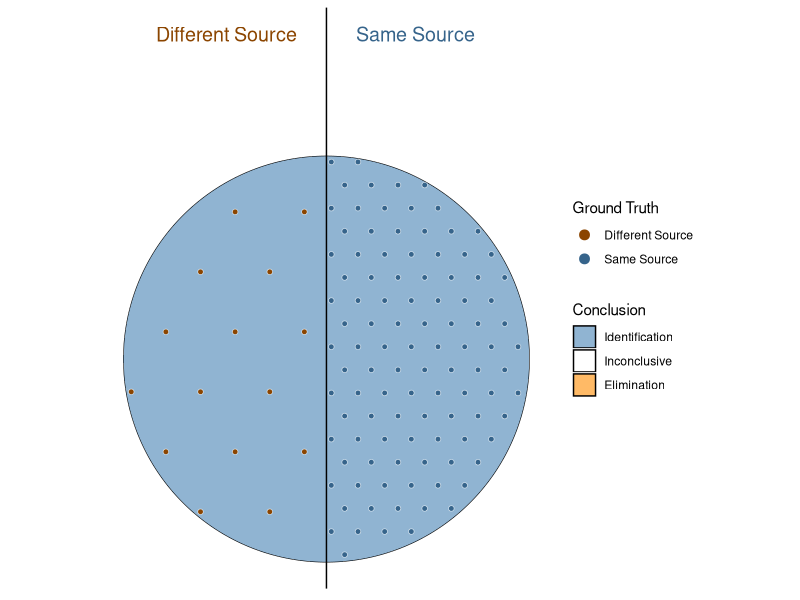

Reproduce this figure in R.
library(sf)
library(tidyverse)

target_plot <- function(a, b, c, d, e, f) {
  N <- a + b + c + d + e + f
  center_cir <- (a + d)/N
  incon_cir <- (a + d + b + e)/N
  
  center_rad2 <- center_cir/pi
  incon_rad2 <- incon_cir/pi
  
  # get positive coordinates, then flip to get other half of the circle
  xcenter <- seq(-sqrt(center_rad2), sqrt(center_rad2), .001)
  ycenter <- sqrt(round(center_rad2 - xcenter^2, 8))
  xincon <- seq(-sqrt(incon_rad2), sqrt(incon_rad2), .001)
  yincon <- sqrt(round(incon_rad2 - xincon^2, 8))
  
  inner_circle <- cbind(x = c(xcenter, rev(xcenter)), 
                        y = c(ycenter, -rev(ycenter)))
  mid_circle <- cbind(x = c(xincon, rev(xincon)), 
                      y = c(yincon, -rev(yincon)))
  outer_rect <- cbind(x = c(-.5, .5, .5, -.5, -.5), 
                      y = c(.5, .5, -.5, -.5, .5))
  
  ident_sf <- st_polygon(list(inner_circle))
  inconcl_sf <- list(inner_circle, mid_circle) %>% st_multilinestring() %>% st_cast("MULTIPOLYGON") %>% st_make_valid()
  elim_sf <- list(mid_circle, outer_rect) %>% st_multilinestring() %>% st_cast("MULTIPOLYGON") %>% st_make_valid()
  conclusions <- st_sf(
    concl = c("Identification", "Inconclusive", "Elimination"), 
    geometry_concl = list(ident_sf, inconcl_sf, elim_sf))
  
  prop_ss <- (a + b + c)/N
  xint <- 0#-.5+prop_ss
  ground_truth <- st_sf(gt = c("DS", "SS"), 
                        geometry_gt = list(st_polygon(list(cbind(c(-.5, xint, xint, -.5, -.5),
                                                              c(-.5, -.5, .5, .5, -.5)))),
                                        st_polygon(list(cbind(c(xint, .5, .5, xint, xint),
                                                              c(-.5, -.5, .5, .5, -.5))))))
  ideal_props <- tibble(label = c("a", "b", "c", "d", "e", "f"),
                        value = c(a, b, c, d, e, f),
                        prop = value/N,
                        gt = rep(c("SS", "DS"), each = 3),
                        concl = rep(c("Identification", "Inconclusive", "Elimination"), times = 2))
  
  geo_rm_buffer <- function(reg, dist) {
    bf <- st_buffer(reg, dist = -dist)
    st_difference(bf, reg)
  }
  
  frame <- crossing(conclusions, ground_truth) %>%
    mutate(geometry = map2(geometry_concl, geometry_gt, st_intersection)) %>%
    select(-geometry_gt, -geometry_concl) %>%
    mutate(type = paste(gt, concl)) %>%
    left_join(ideal_props) %>%
    st_sf() %>%
    mutate(points = map2(geometry, value, ~st_sample(st_buffer(.x, -.005), .y, type = "hexagonal"))) %>%
    st_sf() %>%
    mutate(concl = factor(concl, levels = c("Identification", "Inconclusive", "Elimination"))) %>%
    mutate(border = factor(concl, labels = c("white", "black", "white")) %>% as.character()) %>%
    mutate(gt = factor(gt, levels = c("DS", "SS"), labels = c("Different Source", "Same Source")))
  
  points <- select(frame, gt, concl, type, border, points) %>% unnest(points) %>%
    st_set_geometry("points")

  ggplot(frame, aes(geometry = geometry, fill = concl)) + 
    geom_sf(alpha = .6, color = "black") + 
    geom_sf(data = filter(points, concl != "Inconclusive"), aes(geometry = points), color = "white", alpha = .5, size = 1.5, legend = F) +
    geom_sf(data = points, aes(geometry = points, color = gt), size = 1) +
    scale_fill_manual("Conclusion", values = c("Identification" = "steelblue", "Inconclusive" = "white", "Elimination" = "darkorange")) + 
    scale_color_manual("Ground Truth", values = c("Same Source" = "steelblue4", "Different Source" = "darkorange4")) +
    geom_vline(xintercept = 0) + 
    annotate(geom = "text", x=-.05, y=.55, label = "Different Source", hjust = 1, size = 5, color = "darkorange4") + 
    annotate(geom = "text", x=.05, y=.55, label = "Same Source", hjust = 0, size = 5, color = "steelblue4") + 
    guides(color = guide_legend(override.aes = list(size = 3)), fill = guide_legend(override.aes = list(shape = NA))) + 
    theme(axis.text = element_blank(), axis.ticks = element_blank(), 
          axis.title = element_blank(), axis.line = element_blank(),
          panel.background = element_rect(fill = "white", color = "white"),
          legend.key = element_rect(fill = "white", color = "white")
          )
}

target_plot(100, 40, 15, 15, 40, 100)
